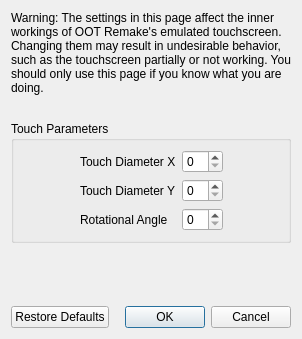
<?xml version="1.0" encoding="UTF-8"?>
<ui version="4.0">
 <class>ConfigureTouchscreenAdvanced</class>
 <widget class="QDialog" name="ConfigureTouchscreenAdvanced">
  <property name="geometry">
   <rect>
    <x>0</x>
    <y>0</y>
    <width>298</width>
    <height>339</height>
   </rect>
  </property>
  <property name="windowTitle">
   <string>Configure Touchscreen</string>
  </property>
  <layout class="QVBoxLayout" name="verticalLayout">
   <item>
    <widget class="QLabel" name="label_2">
     <property name="minimumSize">
      <size>
       <width>280</width>
       <height>0</height>
      </size>
     </property>
     <property name="text">
      <string>Warning: The settings in this page affect the inner workings of OOT Remake's emulated touchscreen. Changing them may result in undesirable behavior, such as the touchscreen partially or not working. You should only use this page if you know what you are doing.</string>
     </property>
     <property name="wordWrap">
      <bool>true</bool>
     </property>
    </widget>
   </item>
   <item>
    <spacer name="verticalSpacer_2">
     <property name="orientation">
      <enum>Qt::Vertical</enum>
     </property>
     <property name="sizeType">
      <enum>QSizePolicy::Fixed</enum>
     </property>
     <property name="sizeHint" stdset="0">
      <size>
       <width>20</width>
       <height>20</height>
      </size>
     </property>
    </spacer>
   </item>
   <item>
    <widget class="QGroupBox" name="gridGroupBox">
     <property name="title">
      <string>Touch Parameters</string>
     </property>
     <layout class="QGridLayout" name="gridLayout">
      <item row="0" column="0">
       <spacer name="horizontalSpacer">
        <property name="orientation">
         <enum>Qt::Horizontal</enum>
        </property>
        <property name="sizeHint" stdset="0">
         <size>
          <width>40</width>
          <height>20</height>
         </size>
        </property>
       </spacer>
      </item>
      <item row="1" column="1">
       <widget class="QLabel" name="label_4">
        <property name="text">
         <string>Touch Diameter Y</string>
        </property>
       </widget>
      </item>
      <item row="0" column="3">
       <spacer name="horizontalSpacer_2">
        <property name="orientation">
         <enum>Qt::Horizontal</enum>
        </property>
        <property name="sizeHint" stdset="0">
         <size>
          <width>40</width>
          <height>20</height>
         </size>
        </property>
       </spacer>
      </item>
      <item row="0" column="1">
       <widget class="QLabel" name="label_3">
        <property name="text">
         <string>Touch Diameter X</string>
        </property>
       </widget>
      </item>
      <item row="2" column="1">
       <widget class="QLabel" name="label_5">
        <property name="text">
         <string>Rotational Angle</string>
        </property>
       </widget>
      </item>
      <item row="0" column="2">
       <widget class="QSpinBox" name="diameter_x_box"/>
      </item>
      <item row="1" column="2">
       <widget class="QSpinBox" name="diameter_y_box"/>
      </item>
      <item row="2" column="2">
       <widget class="QSpinBox" name="angle_box"/>
      </item>
     </layout>
    </widget>
   </item>
   <item>
    <spacer name="verticalSpacer">
     <property name="orientation">
      <enum>Qt::Vertical</enum>
     </property>
     <property name="sizeHint" stdset="0">
      <size>
       <width>20</width>
       <height>40</height>
      </size>
     </property>
    </spacer>
   </item>
   <item>
    <layout class="QHBoxLayout" name="horizontalLayout">
     <item>
      <widget class="QPushButton" name="restore_defaults_button">
       <property name="text">
        <string>Restore Defaults</string>
       </property>
      </widget>
     </item>
     <item>
      <widget class="QDialogButtonBox" name="buttonBox">
       <property name="standardButtons">
        <set>QDialogButtonBox::Cancel|QDialogButtonBox::Ok</set>
       </property>
      </widget>
     </item>
    </layout>
   </item>
  </layout>
 </widget>
 <resources/>
 <connections>
  <connection>
   <sender>buttonBox</sender>
   <signal>accepted()</signal>
   <receiver>ConfigureTouchscreenAdvanced</receiver>
   <slot>accept()</slot>
  </connection>
  <connection>
   <sender>buttonBox</sender>
   <signal>rejected()</signal>
   <receiver>ConfigureTouchscreenAdvanced</receiver>
   <slot>reject()</slot>
   </connection>
 </connections>
</ui>
